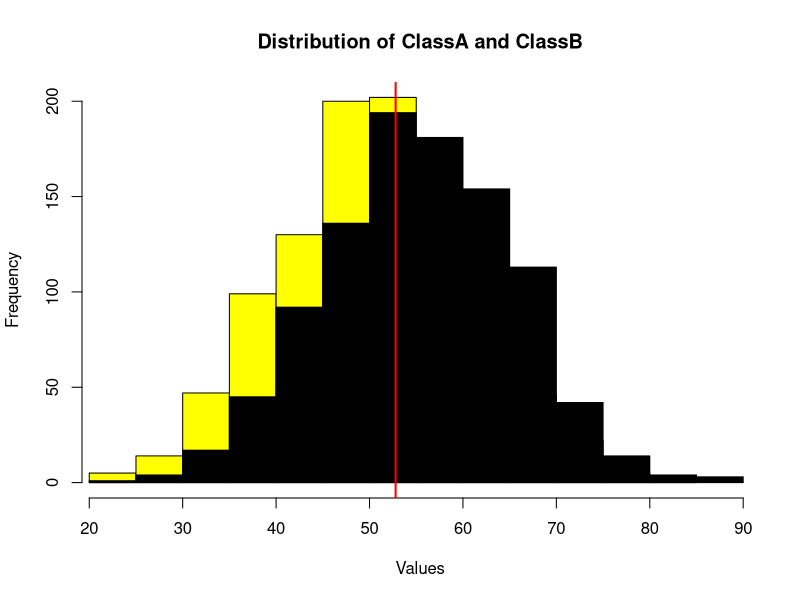
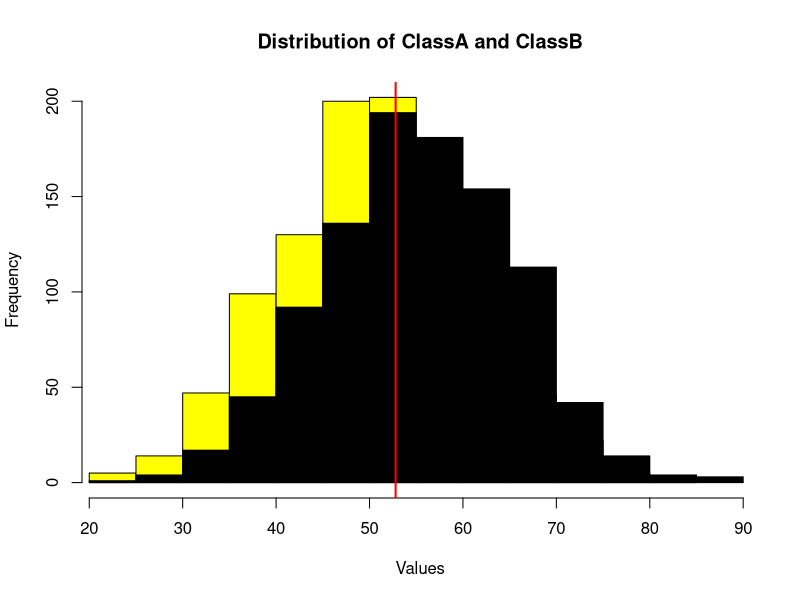
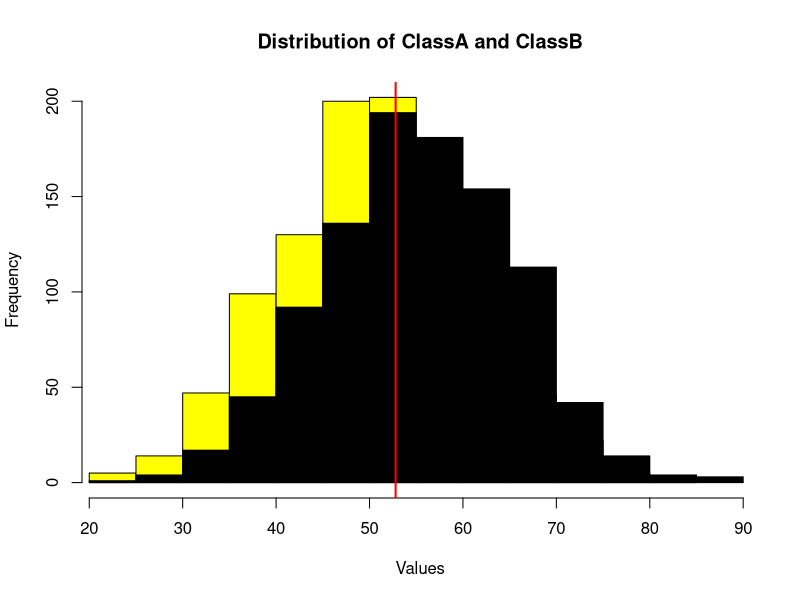

Recreate these plots in R, in order.
# Assignment 1
# Purpose: Generate 1000 random points for ClassA and ClassB,
# plot distributions, add reference line, and perform Welch t-test

set.seed(123)
n <- 1000

# Generate random data
ClassA <- rnorm(n, mean = 50, sd = 10)
ClassB <- rnorm(n, mean = 55, sd = 10)

# Save plot as PDF
pdf("Assignment1.pdf")

# Plot distributions
hist(ClassA,
     col = "yellow",
     xlim = range(c(ClassA, ClassB)),
     main = "Distribution of ClassA and ClassB",
     xlab = "Values")

hist(ClassB,
     col = "black",
     add = TRUE)

# Reference line (mean of both classes)
abline(v = mean(c(ClassA, ClassB)), col = "red", lwd = 2)

dev.off()

# Welch Two Sample t-test
t_test_result <- t.test(ClassA, ClassB)

# Print results
print(t_test_result)# Assignment 1
# Purpose: Generate 1000 random points for ClassA and ClassB,
# plot distributions, add reference line, and perform Welch t-test

set.seed(123)
n <- 1000

# Generate random data
ClassA <- rnorm(n, mean = 50, sd = 10)
ClassB <- rnorm(n, mean = 55, sd = 10)

# Save plot as PDF
pdf("Assignment1.pdf")

# Plot distributions
hist(ClassA,
     col = "yellow",
     xlim = range(c(ClassA, ClassB)),
     main = "Distribution of ClassA and ClassB",
     xlab = "Values")

hist(ClassB,
     col = "black",
     add = TRUE)

# Reference line (mean of both classes)
abline(v = mean(c(ClassA, ClassB)), col = "red", lwd = 2)

dev.off()

# Welch Two Sample t-test
t_test_result <- t.test(ClassA, ClassB)

# Print results
print(t_test_result)
# Assignment 1
# Purpose: Generate 1000 random points for ClassA and ClassB,
# plot distributions, add reference line, and perform Welch t-test

set.seed(123)
n <- 1000

# Generate random data
ClassA <- rnorm(n, mean = 50, sd = 10)
ClassB <- rnorm(n, mean = 55, sd = 10)

# Save plot as PDF
pdf("Assignment1.pdf")

# Plot distributions
hist(ClassA,
     col = "yellow",
     xlim = range(c(ClassA, ClassB)),
     main = "Distribution of ClassA and ClassB",
     xlab = "Values")

hist(ClassB,
     col = "black",
     add = TRUE)

# Reference line (mean of both classes)
abline(v = mean(c(ClassA, ClassB)), col = "red", lwd = 2)

dev.off()

# Welch Two Sample t-test
t_test_result <- t.test(ClassA, ClassB)

# Print results
print(t_test_result)
